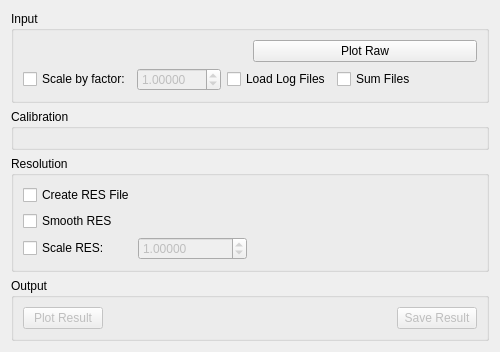
<?xml version="1.0" encoding="UTF-8"?>
<ui version="4.0">
 <class>ISISCalibration</class>
 <widget class="QWidget" name="ISISCalibration">
  <property name="geometry">
   <rect>
    <x>0</x>
    <y>0</y>
    <width>500</width>
    <height>339</height>
   </rect>
  </property>
  <property name="minimumSize">
   <size>
    <width>500</width>
    <height>0</height>
   </size>
  </property>
  <property name="windowTitle">
   <string>Form</string>
  </property>
  <layout class="QVBoxLayout" name="verticalLayout_10">
   <item>
    <widget class="QGroupBox" name="gbInput">
     <property name="title">
      <string>Input</string>
     </property>
     <layout class="QVBoxLayout" name="verticalLayout_11">
      <item>
       <layout class="QHBoxLayout" name="loCalibInputFile">
        <item>
         <widget class="MantidQt::API::MWRunFiles" name="leRunNo" native="true">
          <property name="sizePolicy">
           <sizepolicy hsizetype="Preferred" vsizetype="Fixed">
            <horstretch>0</horstretch>
            <verstretch>41</verstretch>
           </sizepolicy>
          </property>
          <property name="label" stdset="0">
           <string>Run No</string>
          </property>
          <property name="multipleFiles" stdset="0">
           <bool>true</bool>
          </property>
          <property name="algorithmAndProperty" stdset="0">
           <string/>
          </property>
          <property name="fileExtensions" stdset="0">
           <stringlist>
            <string>.raw</string>
           </stringlist>
          </property>
         </widget>
        </item>
        <item>
         <widget class="QPushButton" name="pbPlotRaw">
          <property name="toolTip">
           <string>Plot first detector spectra</string>
          </property>
          <property name="text">
           <string>Plot Raw</string>
          </property>
         </widget>
        </item>
       </layout>
      </item>
      <item>
       <layout class="QHBoxLayout" name="loCalibScaleFactor">
        <item>
         <widget class="QCheckBox" name="ckScale">
          <property name="text">
           <string>Scale by factor:</string>
          </property>
         </widget>
        </item>
        <item>
         <widget class="QDoubleSpinBox" name="spScale">
          <property name="enabled">
           <bool>false</bool>
          </property>
          <property name="decimals">
           <number>5</number>
          </property>
          <property name="maximum">
           <double>999.990000000000009</double>
          </property>
          <property name="singleStep">
           <double>0.100000000000000</double>
          </property>
          <property name="value">
           <double>1.000000000000000</double>
          </property>
         </widget>
        </item>
        <item>
         <widget class="QCheckBox" name="ckLoadLogFiles">
          <property name="text">
           <string>Load Log Files</string>
          </property>
          <property name="checked">
           <bool>false</bool>
          </property>
         </widget>
        </item>
        <item>
         <widget class="QCheckBox" name="ckSumFiles">
          <property name="text">
           <string>Sum Files</string>
          </property>
         </widget>
        </item>
        <item>
         <spacer name="horizontalSpacer_2">
          <property name="orientation">
           <enum>Qt::Horizontal</enum>
          </property>
          <property name="sizeType">
           <enum>QSizePolicy::Expanding</enum>
          </property>
          <property name="sizeHint" stdset="0">
           <size>
            <width>40</width>
            <height>20</height>
           </size>
          </property>
         </spacer>
        </item>
       </layout>
      </item>
     </layout>
    </widget>
   </item>
   <item>
    <widget class="QGroupBox" name="gbCalibration">
     <property name="title">
      <string>Calibration</string>
     </property>
     <layout class="QHBoxLayout" name="horizontalLayout_20">
      <item>
       <layout class="QVBoxLayout" name="propertiesCalibration"/>
      </item>
      <item>
       <widget class="MantidQt::MantidWidgets::PreviewPlot" name="ppCalibration" native="true">
        <property name="canvasColour" stdset="0">
         <color>
          <red>255</red>
          <green>255</green>
          <blue>255</blue>
         </color>
        </property>
       </widget>
      </item>
     </layout>
    </widget>
   </item>
   <item>
    <widget class="QGroupBox" name="gbResolution">
     <property name="title">
      <string>Resolution</string>
     </property>
     <layout class="QHBoxLayout" name="cal_plots">
      <item>
       <layout class="QVBoxLayout" name="loResolutionOptions">
        <item>
         <layout class="QGridLayout" name="loResolutionOptions2">
          <item row="2" column="0">
           <widget class="QCheckBox" name="ckResolutionScale">
            <property name="enabled">
             <bool>true</bool>
            </property>
            <property name="text">
             <string>Scale RES:</string>
            </property>
           </widget>
          </item>
          <item row="0" column="0" colspan="2">
           <widget class="QCheckBox" name="ckCreateResolution">
            <property name="toolTip">
             <string>Create RES file</string>
            </property>
            <property name="text">
             <string>Create RES File</string>
            </property>
           </widget>
          </item>
          <item row="1" column="0" colspan="2">
           <widget class="QCheckBox" name="ckSmoothResolution">
            <property name="toolTip">
             <string>Apply WienerSmooth algorithm to resolution</string>
            </property>
            <property name="text">
             <string>Smooth RES</string>
            </property>
           </widget>
          </item>
          <item row="2" column="1">
           <widget class="QDoubleSpinBox" name="spResolutionScale">
            <property name="enabled">
             <bool>false</bool>
            </property>
            <property name="decimals">
             <number>5</number>
            </property>
            <property name="maximum">
             <double>999.990000000000009</double>
            </property>
            <property name="singleStep">
             <double>0.100000000000000</double>
            </property>
            <property name="value">
             <double>1.000000000000000</double>
            </property>
           </widget>
          </item>
         </layout>
        </item>
       </layout>
      </item>
      <item>
       <widget class="MantidQt::MantidWidgets::PreviewPlot" name="ppResolution" native="true">
        <property name="canvasColour" stdset="0">
         <color>
          <red>255</red>
          <green>255</green>
          <blue>255</blue>
         </color>
        </property>
       </widget>
      </item>
     </layout>
    </widget>
   </item>
   <item>
    <widget class="QGroupBox" name="gbOutput">
     <property name="title">
      <string>Output</string>
     </property>
     <layout class="QHBoxLayout" name="horizontalLayout">
      <item>
       <widget class="QPushButton" name="pbPlot">
        <property name="enabled">
         <bool>false</bool>
        </property>
        <property name="toolTip">
         <string>Plot resulting calibration file when created.</string>
        </property>
        <property name="text">
         <string>Plot Result</string>
        </property>
       </widget>
      </item>
      <item>
       <spacer name="horizontalSpacer_0">
        <property name="orientation">
         <enum>Qt::Horizontal</enum>
        </property>
        <property name="sizeHint" stdset="0">
         <size>
          <width>40</width>
          <height>20</height>
         </size>
        </property>
       </spacer>
      </item>
      <item>
       <widget class="QPushButton" name="pbSave">
        <property name="enabled">
         <bool>false</bool>
        </property>
        <property name="text">
         <string>Save Result</string>
        </property>
       </widget>
      </item>
     </layout>
    </widget>
   </item>
  </layout>
 </widget>
 <customwidgets>
  <customwidget>
   <class>MantidQt::MantidWidgets::PreviewPlot</class>
   <extends>QWidget</extends>
   <header>MantidQtWidgets/LegacyQwt/PreviewPlot.h</header>
   <container>1</container>
  </customwidget>
  <customwidget>
   <class>MantidQt::API::MWRunFiles</class>
   <extends>QWidget</extends>
   <header>MantidQtWidgets/Common/MWRunFiles.h</header>
  </customwidget>
 </customwidgets>
 <resources/>
 <connections>
  <connection>
   <sender>ckResolutionScale</sender>
   <signal>toggled(bool)</signal>
   <receiver>spResolutionScale</receiver>
   <slot>setEnabled(bool)</slot>
   <hints>
    <hint type="sourcelabel">
     <x>69</x>
     <y>252</y>
    </hint>
    <hint type="destinationlabel">
     <x>169</x>
     <y>253</y>
    </hint>
   </hints>
  </connection>
  <connection>
   <sender>ckScale</sender>
   <signal>toggled(bool)</signal>
   <receiver>spScale</receiver>
   <slot>setEnabled(bool)</slot>
   <hints>
    <hint type="sourcelabel">
     <x>81</x>
     <y>80</y>
    </hint>
    <hint type="destinationlabel">
     <x>180</x>
     <y>81</y>
    </hint>
   </hints>
  </connection>
 </connections>
</ui>
